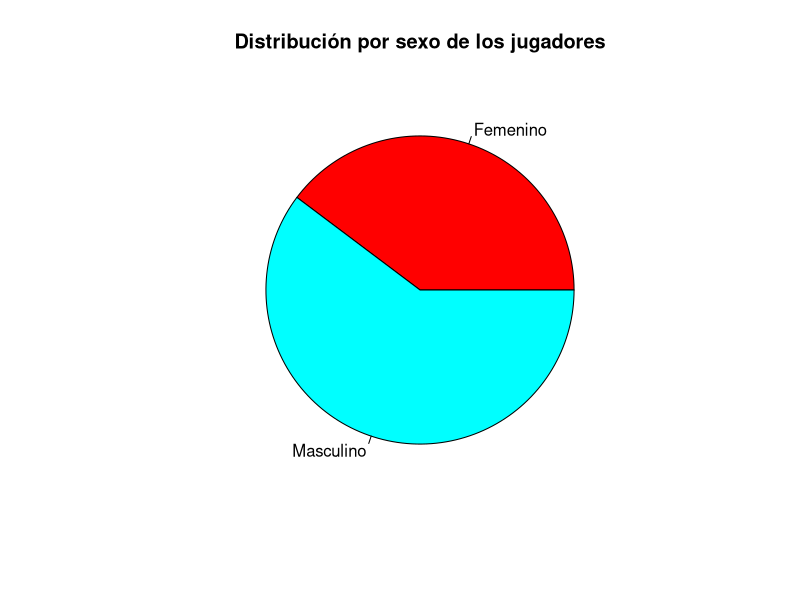
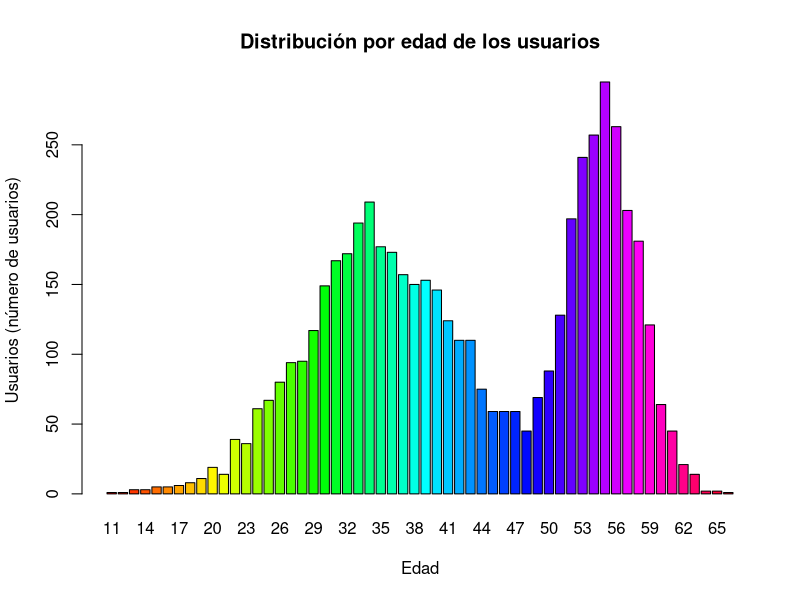
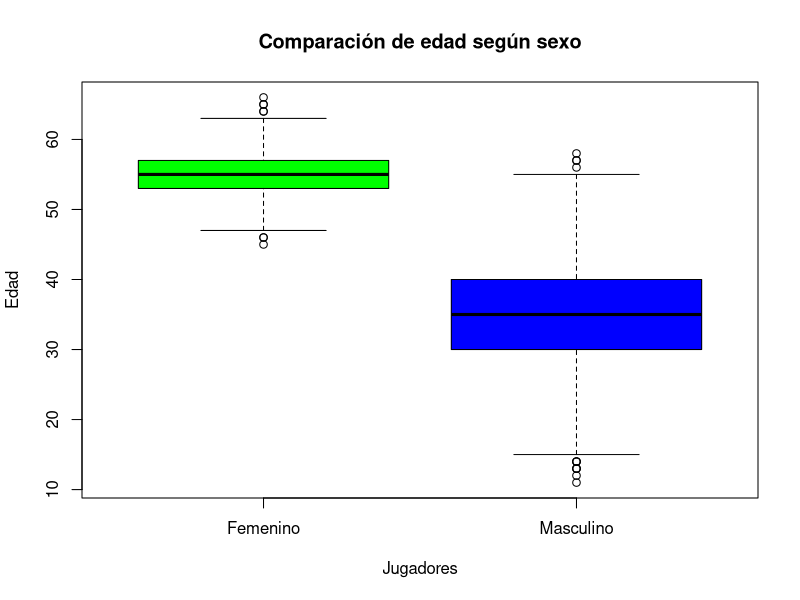
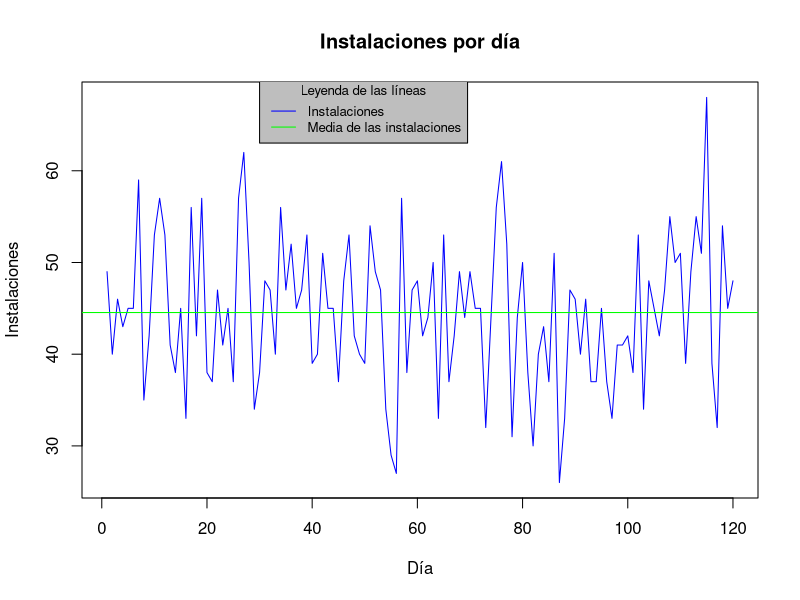
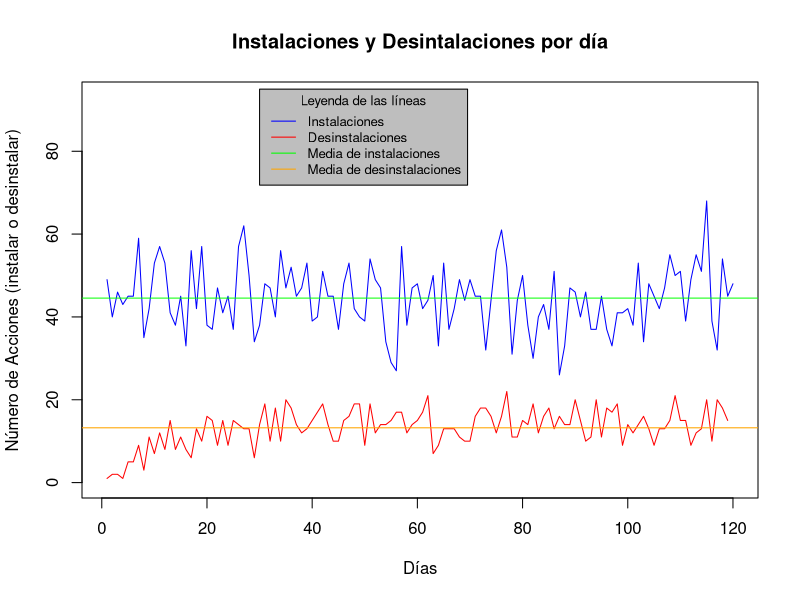
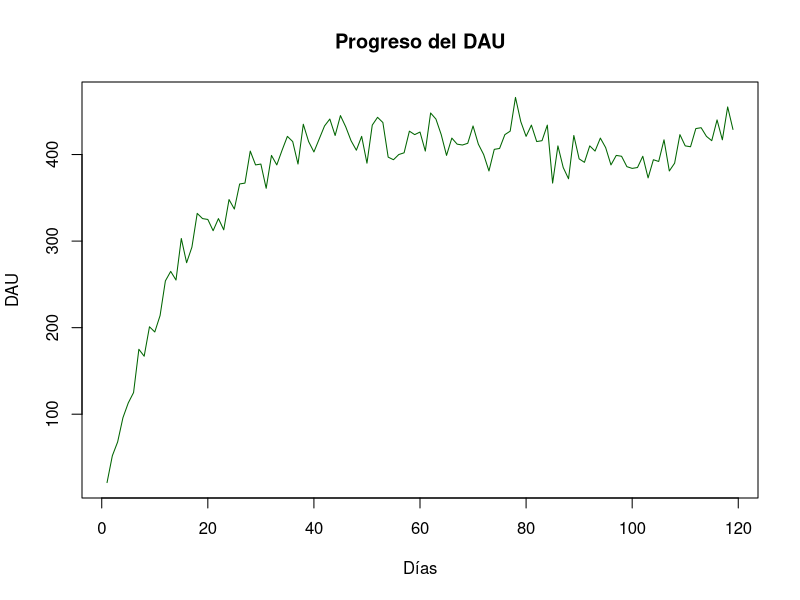
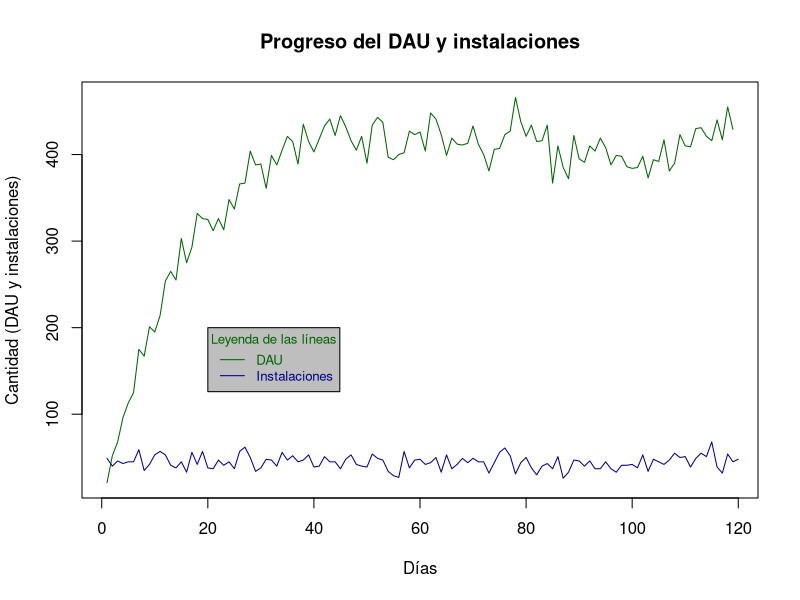
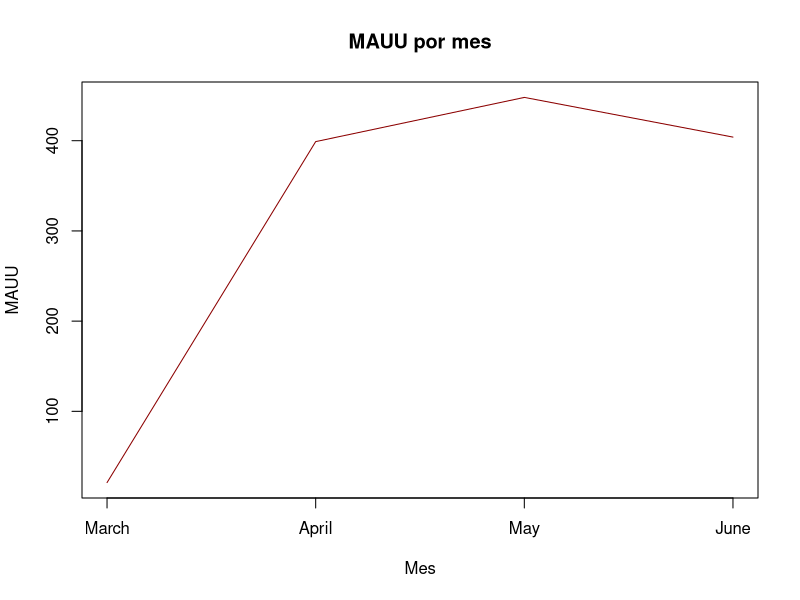

Write R code to recreate these figures, in order.
## ---- chunk 1
library("dplyr")
## ---- chunk 2
library("lubridate")
## ---- chunk 3
library("ggplot2")
## ---- chunk 4

GetTrackinData = function() {
  data = read.csv("tracking.csv", sep = ",", na.strings = "NA")
  colnames(data)[4] = "SessionLenght"
  colnames(data)[5] = "MoneySpent"
  return(data)
}

GetUsersData = function() {
  data = read.csv("users.csv", sep = ",", na.strings = "NA")
  return(data)
}

## ---- chunk 5
GetUniqueUsersOfMonth = function(monthNumericIdentificator, dataStructure) {
  if(monthNumericIdentificator < 1 || monthNumericIdentificator > 12) {
        return(NULL)
  }
  monthDataFrame = dataStructure[month(as.POSIXlt(trackingData$Date, format="%d/%m/%Y")) == monthNumericIdentificator,]
  return (monthDataFrame)
}

RetentionOfTrackingData = function(DS, daysRetention){
  resultRetention = daysRetention
  index = 1

  for (day in daysRetention) {
    #DataFrame con user, dia instalacion y dia a comprovar.
    data_installs = data.frame(UserID=DS[which(DS$Action == "Install"),]$UserID, DateInstall=DS[which(DS$Action == "Install"),]$Date, DateRetention=rep("", nrow(DS[which(DS$Action == "Install"),])), stringsAsFactors=FALSE)
    data_installs[,'DateRetention'] = as_date(as.character(data_installs$DateInstall)) + day

    #DataFrame con user y dia de sesion
    data_sessions = data.frame(UserID=DS[which(DS$Action == "Session"),]$UserID, DateSession=DS[which(DS$Action == "Session"),]$Date)

    #DataFrame con user con instalacion, dia a comprovar y dia de sesion. Tantos registros de usuario por sesiones que existen.
    data_result = merge(data_installs, data_sessions, all.x=TRUE)

    #Calculos
      retention_users = 0
      for (user in unique(data_result$UserID)){

        if(is.element(unique(as.character(data_result[which(data_result$UserID == user),]$DateRetention)),as.character(data_result[which(data_result$UserID == user),]$DateSession))){

            retention_users = retention_users + 1
        }

      }
    resultRetention[index] = retention_users/length(unique(as.character(data_result$UserID)))
    index = index + 1

  }

  return(resultRetention)
}

## ---- chunk 6
  
  trackingData = GetTrackinData();
  daysOfTracking = length(unique(trackingData$Date))

## ---- chunk 7
  
  trackingData = GetTrackinData();
  usersInstalledTheGame = unique(trackingData$UserID[trackingData$Action == "Install"])
  usersInstalledGameAmount = length(usersInstalledTheGame)

## ---- chunk 8

  trackingData = GetTrackinData();
  usersPlayedGame = unique(trackingData$UserID[trackingData$Action == "Session"])
  usersPlayedGameAmount = length(usersPlayedGame)

## ---- chunk 9

  trackingData = GetTrackinData();
  usersUninstalledGame = unique(trackingData$UserID[trackingData$Action == "Uninstall"])
  usersUninstalledGameAmount = length(usersUninstalledGame)

## ---- chunk 10

  trackingData = GetTrackinData();
  temp = trackingData[which(trackingData$Action == "Session"),]
  userSessionFreq = data.frame(table(temp$UserID))
  averageNofSessions = mean(userSessionFreq$Freq)

## ---- chunk 11

  usersData = GetUsersData()
  temp = table(usersData$sex)
  pie(temp, 
      main = "Distribución por sexo de los jugadores", 
      labels = c("Femenino", "Masculino"), 
      col = rainbow(length(temp))
      )
  
## ---- chunk 12
  
  usersData = GetUsersData()
  barplot(table(usersData$age), 
          main = "Distribución por edad de los usuarios", 
          col = rainbow(length(table(usersData$age))),
          ylab = "Usuarios (número de usuarios)",
          xlab = "Edad"
          )
  
## ---- chunk 13
  
  usersData = GetUsersData()
  femaleSegment = usersData[usersData$sex == "F",]
  maleSegment = usersData[usersData$sex == "M",]
  boxplot(femaleSegment$age, maleSegment$age, 
          main = "Comparación de edad según sexo",
          names = c("Femenino", "Masculino"),
          col = c("Green","Blue"),
          ylab = "Edad",
          xlab = "Jugadores"
          )

## ---- chunk 14
  trackingData = GetTrackinData();
  temp = trackingData[trackingData$Action == "Install",]
  installationsPerDay = temp %>% group_by(Date) %>% summarise(Installs = length(Action))
  installsAverage = mean(installationsPerDay$Installs)
## ---- chunk 15
  plot(installationsPerDay$Installs,
       main = "Instalaciones por día",
       ylab = "Instalaciones",
       xlab = "Día",
       type = "l",
       col = "blue"
       )
  abline(h = installsAverage, col = "green")
  legend(x = 30, y = 70,
         legend = c("Instalaciones","Media de las instalaciones"),
         bg = "grey",
         col=c("blue", "green"), 
         lty=1:1, 
         cex=0.8,
         title = "Leyenda de las líneas")
## ---- chunk 16
  trackingData = GetTrackinData();
  
  temp = trackingData[trackingData$Action == "Uninstall",]
  unInstallationsPerDay = temp %>% group_by(Date) %>% summarise(Uninstalls = length(Action))
  uninstallsAverage = mean(unInstallationsPerDay$Uninstalls)

  temp = trackingData[trackingData$Action == "Install",]
  installationsPerDay = temp %>% group_by(Date) %>% summarise(Installs = length(Action))
  installsAverage = mean(installationsPerDay$Installs)

  plot(x = installationsPerDay$Installs,
       main = "Instalaciones y Desintalaciones por día",
       ylab = "Número de Acciones (instalar o desinstalar)",
       xlab = "Días",
       type = "l",
       col = c("blue","red"),
       ylim = c(0,max(installationsPerDay$Installs)+25)
       ) 
  lines(unInstallationsPerDay$Uninstalls,
        type = "l",
        col = "red"
        ) 
  abline(h = installsAverage, col = "green")
  abline(h = uninstallsAverage, col = "orange")
  legend(x = 30, y = 95,
         legend = c("Instalaciones","Desinstalaciones", "Media de instalaciones","Media de desinstalaciones"),
         bg = "grey",
         col=c("blue", "red", "green", "orange"), 
         lty=1:1, 
         cex=0.8,
         title = "Leyenda de las líneas")
## ---- chunk 17
  trackingData = GetTrackinData();

  dtemp = as.Date(trackingData$Date)
  trackingData$Date = NULL;
  trackingData$Date = dtemp;

  trackingDataOnlySesions = trackingData[trackingData$Action == "Session",]

  sesionsPerDay = as.numeric(table(trackingDataOnlySesions$Date))

  sesionsPerDayWithMonth = as.data.frame(sesionsPerDay)
  sesionsPerDayWithMonth$Month = month(as.POSIXlt(unique( trackingDataOnlySesions$Date), format="%d/%m/%Y"))

  plot(sesionsPerDay,
     type = "l",
     xlab = "Días", 
     ylab = "DAU",
     main = "Progreso del DAU",
     col = "dark green")
## ---- chunk 18
  plot(sesionsPerDay,type = "l",
     xlab = "Días", 
     ylab = "Cantidad (DAU y instalaciones)",
     col = "dark green", 
     main = "Progreso del DAU y instalaciones")
  lines(installationsPerDay, col= "dark blue" )
  legend (x = 20, y = 200,
        legend = c ("DAU" , "Instalaciones"), 
        bg = "grey",
        col = c("dark green", "dark blue"),
        text.col = c("dark green","dark blue"),
        lty=1:1, 
        cex=0.8,
        title = "Leyenda de las líneas")
## ---- chunk 19
  
  #trackingData = GetTrackinData()

  monthsOfAnalisis = unique(month(as.POSIXlt(trackingData$Date, format="%d/%m/%Y")))
  trackingData$Month = month(as.POSIXlt(trackingData$Date, format="%d/%m/%Y"))
  monthsOfAnalisisName = unique(months(trackingData$Date))
  
  maus = rep(1,length(monthsOfAnalisis))
  iterationIndex = 0
  # Iteramos por cada uno de los meses del analisis
  for(mth in monthsOfAnalisis) {
    iterationIndex = iterationIndex + 1
    monthDataFrame = GetUniqueUsersOfMonth(mth,trackingData)
    monthDataFrameOnlySesions = monthDataFrame[monthDataFrame$Action == "Session",]
    # cojemos de el data frame del mes la cantidad de entradas
    activeUsersOfMonth = as.numeric(table(monthDataFrameOnlySesions$Date)  )
    maus[iterationIndex] = activeUsersOfMonth
  }

  plot (maus, 
      type = "l",
      xlab = "Mes",
      ylab = "MAUU",
      xaxt="n", 
      col = "dark red",
      main = "MAUU por mes")
  axis(side = 1,
       at = c(1,2,3,4),
       labels = monthsOfAnalisisName)
## ---- chunk 20
  
  # Primero debemos saber el DAU --> Ya lo sabemos
  # Y despues conocer el MAUU del mes --> Ya lo tenemos

  #maus                # el mauu de cada mes
  #sesionsPerDayWithMonth       # BASICAMENTE EL DAU DE CADA DIA junto con el mes del cual sale
  #monthsOfAnalisis
  
  # separate the sesions per each month
  sesionsOfFirstMonth = sesionsPerDayWithMonth[sesionsPerDayWithMonth$Month == monthsOfAnalisis[1],]
  sesionsSecondMonth = sesionsPerDayWithMonth[sesionsPerDayWithMonth$Month == monthsOfAnalisis[2],]
  sesionsThirdMonth = sesionsPerDayWithMonth[sesionsPerDayWithMonth$Month == monthsOfAnalisis[3],]
  sesionsForthMonth = sesionsPerDayWithMonth[sesionsPerDayWithMonth$Month == monthsOfAnalisis[4],]
  
  # Get for each day the relatio between the sesions / MAUU of the month of the day
  # first month sesions
  
  dauMauuFirstMonth = sesionsOfFirstMonth$sesionsPerDay / maus[1]
  dauMauuSecondMonth = sesionsSecondMonth$sesionsPerDay / maus[2]
  dauMauuThirdMonth = sesionsThirdMonth$sesionsPerDay / maus[3]
  dauMauuForthMonth = sesionsForthMonth$sesionsPerDay / maus[4]
  
  dauMauuAglomerated = c(dauMauuFirstMonth,dauMauuSecondMonth, dauMauuThirdMonth, dauMauuForthMonth)
  
  plot(dauMauuAglomerated)

## ---- chunk 21
  
  # no estoy seguro de si es esto lo que pide
  averageDauMaus = rep(-1,length(monthsOfAnalisis))
  averageDauMaus[1] = mean(dauMauuAglomerated[1])
  averageDauMaus[2] = mean(dauMauuAglomerated[2])
  averageDauMaus[3] = mean(dauMauuAglomerated[3])
  averageDauMaus[4] = mean(dauMauuAglomerated[4])
  
  averageDauMaus
  plot(averageDauMaus)
  
  # o esto (media de los dau de un mes partido el mauu de este)
  averageDaus = rep(-1,length(monthsOfAnalisis))
  averageDaus[1] = mean(sesionsOfFirstMonth$sesionsPerDay)
  averageDaus[2] = mean(sesionsSecondMonth$sesionsPerDay)
  averageDaus[3] = mean(sesionsThirdMonth$sesionsPerDay)
  averageDaus[4] = mean(sesionsForthMonth$sesionsPerDay)
  
  averageDauMauPerMonth = averageDaus / maus
  averageDauMauPerMonth
  
  plot(averageDauMauPerMonth,
       xlab = "Months",
       ylab = "Average DAU/MAUU per month",
       type ="l",
       col = "blue")
  
## ---- chunk 22
  trackingData = GetTrackinData()
  temp = trackingData[which(trackingData$Action == "Session"),]
  userSessionFreq = data.frame(table(temp$UserID))
  averageNofSessions = mean(userSessionFreq$Freq)
  
  boxplot(userSessionFreq$Freq, 
          main = "Sesiones por usuario",
          names = c("Sesiones"),
          col = c("Green"),
          ylab = "Cantidad",
          xlab = "Sesiones"
          )
## ---- chunk 23
  
  trackingData = GetTrackinData()
  temp = trackingData[which(trackingData$Action == "Session"),]
  userSessionsAverage = data.frame(summarise(group_by(temp,UserID), TimeSession = mean(SessionLenght)))
  userSessionsAverageSD = data.frame(summarise(group_by(temp,UserID), TimeSession = sd(SessionLenght)))
  AvgTimeSpent = mean(userSessionsAverage$TimeSession)
  AvgStandarDeviation = mean(userSessionsAverageSD$TimeSession)
  
  barplot(table(userSessionsAverage$TimeSession), 
          main = "Distribución por edad de los usuarios", 
          col = rainbow(length(table(userSessionsAverage$TimeSession))),
          ylab = "Usuarios (número de usuarios)",
          xlab = "Edad"
          )
  
## ---- chunk 24
#Descomentar y borrar el código activo
#Retention = RetentionOfTrackingData(GetTrackinData(), c(1,7,14,30))
Retention = c(1,7,14,30)
## ---- chunk 25

  trackingData = GetTrackinData()
  temp = trackingData[which(trackingData$Action == "Install"),]
  usersDateInstalledTheGame = data.frame(UserID=temp$UserID, DateInstall=temp$Date)

  temp = trackingData[which(trackingData$Action == "Uninstall"),]
  usersDateUninstalledTheGame = data.frame(UserID=temp$UserID, DateUnistall=temp$Date)

  usersDatesLifeTime = merge(usersDateInstalledTheGame,usersDateUninstalledTheGame, all.y=TRUE)

  usersDatesLifeTime = data.frame(usersDatesLifeTime,LifeTime=as_date(as.character(usersDatesLifeTime$DateUnistall)) - as_date(as.character(usersDatesLifeTime$DateInstall)))

  LT_average = mean(usersDatesLifeTime$LifeTime)

## ---- chunk 26
  
  trackingData = GetTrackinData()
  temp = trackingData[which(trackingData$Action == "Session"),]
  usersDateSessionsMoneySpent = data.frame(UserID=temp$UserID, Date=temp$Date, Money=temp$MoneySpent, DateMonth=month(as.POSIXlt(temp$Date, format="%Y-%m-%d")))
  
  group_days = summarise(group_by(usersDateSessionsMoneySpent,Date),Revenue=sum(Money))

  plot(group_days,
     xlab = "Días",
     ylab = "Ingresos",
     xlim = c(0,120),
     ylim = c(0,max(group_days$Revenue)),
     type ="h",
     col = "blue",
     )
  
  boxplot(group_days$Revenue, 
          main = "Ingresos por día",
          names = c("Días"),
          col = c("Green"),
          ylab = "Ingresos",
          xlab = "Días"
          )

## ---- chunk 27
  
  group_months =summarise(group_by(usersDateSessionsMoneySpent,DateMonth), Revenue=sum(Money))
  
  plot(group_months,
     xlab = "Meses",
     ylab = "Ingresos",
     ylim = c(min(group_months$Revenue),max(group_months$Revenue)),
     type ="l",
     col = "blue",
     xaxt='n',
     )
  axis(side = 1,
       at = c(3,4,5,6),
       labels = c(group_months$DateMonth)
       )

  
  boxplot(group_months$Revenue, 
          main = "Ingresos por mes",
          names = c("Meses"),
          col = c("Green"),
          ylab = "Ingresos",
          xlab = "Meses"
          )
## ---- chunk 28
  revenue = sum(usersDateSessionsMoneySpent$Money)
## ---- chunk 29

  trackingData = GetTrackinData()
  usersData = GetUsersData()
  temp = trackingData[which(trackingData$Action == "Session"),]
  usersMoneySpent = data.frame(UserID=temp$UserID, Money=temp$MoneySpent)
  usersMoneySpent = usersMoneySpent[usersMoneySpent$Money>0,]
  usersMoneySpent = data.frame(summarise(group_by(usersMoneySpent,UserID), Revenue=sum(Money)))
  
  CR = nrow(usersMoneySpent)/nrow(usersData)
  
## ---- chunk 30

  trackingData = GetTrackinData()
  usersData = GetUsersData()  
  temp = trackingData[which(trackingData$Action == "Session"),]
  usersMoneySpent = data.frame(UserID=temp$UserID, Money=temp$MoneySpent)
  usersMoneySpent = usersMoneySpent[usersMoneySpent$Money>0,]
  usersMoneySpent = data.frame(summarise(group_by(usersMoneySpent,UserID), Revenue=sum(Money)))

  TotalRevenue = sum(usersMoneySpent$Revenue) 
  Users = nrow(data.frame(summarise(group_by(usersData, UserID))))
  PayUsers = nrow(usersMoneySpent)

  ARPU = TotalRevenue/Users
  ARPPU = TotalRevenue/PayUsers

## ---- chunk 31
  
  trackingData = GetTrackinData()
  temp = trackingData[which(trackingData$Action == "Uninstall"),]
  usersChurn = data.frame(UserID=temp$UserID)
  
  temp = trackingData[which(trackingData$Action == "Session"),]
  usersMoneySpent = data.frame(UserID=temp$UserID, Money=temp$MoneySpent)
  usersMoneySpent = data.frame(summarise(group_by(usersMoneySpent,UserID), Revenue=sum(Money)))
  
  usersLTV = merge(usersChurn,usersMoneySpent, all.x=TRUE)
  usersLTV[is.na(usersLTV$Revenue),'Revenue'] = 0
  
  boxplot(usersLTV$Revenue, 
          main = "LTV",
          names = c("Usuarios"),
          col = c("Green"),
          ylab = "Ingresos",
          xlab = "Usuarios"
          )
## ---- chunk 32
  LTV = mean(usersLTV$Revenue)
## ---- chunk 33
  trackingData = GetTrackinData()
  temp = trackingData[which(trackingData$Action == "Install"),]
  dates = unique(as.character(temp$Date))
  
  retentionsA= rep(0, length(dates))
  retentionsB = rep(0, length(dates))
  index = 1
  for(date in dates){
      users = data.frame(UserID=as.character(temp[temp$Action == "Install" & as.character(temp$Date) == as.character(date),]$UserID))
      
      usersA = c(as.character(users[which(grepl("ID1" , users$UserID)),]))
      usersB = c(as.character(users[which(grepl("ID2" , users$UserID)),]))
     
      resultA = trackingData[which(is.element(as.character(trackingData$UserID), usersA)),]
      resultB = trackingData[which(is.element(as.character(trackingData$UserID), usersB)),]
    
      retentionsA[index]=RetentionOfTrackingData(resultA, c(14))
      retentionsB[index]=RetentionOfTrackingData(resultB, c(14))
      
      index=index+1
  }
  
  #Fix values sin retención
  retentionsA = retentionsA[1:105]
  retentionsB = retentionsB[1:105]
  
## ---- chunk 34
#
trackingData = GetTrackinData()

temp = trackingData[which(trackingData$Action == "Session"),]

UsuariosVersion1 <- temp[which(grepl("ID1" , temp$UserID)),]
UsuariosVersion2 <- temp[which(grepl("ID2" , temp$UserID)),]

MG1 <- summarise(group_by(UsuariosVersion1, UserID), mean(SessionLenght))
MG2 <- summarise(group_by(UsuariosVersion2, UserID), mean(SessionLenght))

mean(MG1$`mean(SessionLenght)`)
mean(MG2$`mean(SessionLenght)`)

SDMG1 <- sd(UsuariosVersion1$SessionLenght)
SDMG2 <- sd(UsuariosVersion2$SessionLenght)


n1.1 <- length(UsuariosVersion1$SessionLenght)
n2.2 <- length(UsuariosVersion2$SessionLenght)

df2 <- (n1.1 + n2.2) - 2

q2 <- qnorm(0.05, lower.tail = FALSE)

s2 <- sqrt((((22207 * 8281) + (22065 * 3600)) / 44270)) 

zobs2 <- ((93.713) / (s2 * (sqrt(1/n1.1 + 1/n2.2))))

pnorm(zobs2, lower.tail = FALSE)

## ---- chunk 35

library(ggplot2)

# A) sex                                 --> Encontrado directamene en la base de datos  
# B) age                                 --> Encontrado directamenete en la base de datos
# C) average playing time per sesion
# D) amount spent by the user
# E) amount spent by the user respect the number of sesions
# F) number of sesions of the user

  usersData = GetUsersData()
  trackingData = GetTrackinData()
  
  usersSex  = rep(-1,length(usersData$UserID))
  averagePlayingTimePerSesion = rep(-1,length(usersData$UserID))  # tiempo medio de juego por sesion 
  moneySpent = rep(-1,length(usersData$UserID))                   # dinero gastado por cada usuario
  numberOfSesions = rep(-1,length(usersData$UserID))              # sesiones por usuario
  moneyPerSesion = rep(-1,length(usersData$UserID))               # money spent / sesions
  
  counter = 1
  for (user in usersData$UserID) {
    
    # Busca todos los eventos relacionados con el usuario en cuestion
    userExtractedData = trackingData[trackingData$UserID == user,]
    userExtractedData = userExtractedData[userExtractedData$Action == "Session",]
    
    # B) Sex of user ---------------------------------------------------------------------
    if (usersData[usersData$UserID == user,]$sex == "M")
      usersSex[counter] = -1   # Male
    else 
      usersSex[counter] = 1   # Female
    
    # C) average playing time per sesion of each user ------------------------------------
    sesionsLenght = as.numeric( userExtractedData[userExtractedData$UserID == user,]$SessionLenght )
    averagePlayingTimePerSesion[counter] = mean(sesionsLenght)
    
    # F) number of sesions of the user ---------------------------------------------------
    sesionsAmount = length(sesionsLenght)
    numberOfSesions[counter] = sesionsAmount
    
    # D) amount spent by the user ---------------------------------------------------------
    money = sum( userExtractedData[userExtractedData$UserID == user,]$MoneySpent , na.rm = TRUE)
    moneySpent[counter] = money
    
    # E) amount spent by the user respect the number of sesions ---------------------------
    moneySpentPerSesion = money / sesionsAmount
    moneyPerSesion[counter] = moneySpentPerSesion

    # Aumentamos el counter 
    counter = counter + 1
  }
  
  # unifica los datos encontrados en un solo data frame
  usersAglomeratedData = data.frame( as.numeric(usersData$age))
  usersAglomeratedData$Sex = factor(  usersSex)
  usersAglomeratedData$NumberOfSesions = as.numeric(  numberOfSesions)
  usersAglomeratedData$averageSesionTime = averagePlayingTimePerSesion
  usersAglomeratedData$MoneySpent =  moneySpent 
  usersAglomeratedData$MoneySpentPerSesion = moneyPerSesion
  
  # Limpieza 
  usersAglomeratedData = usersAglomeratedData[usersAglomeratedData$NumberOfSesions != 0,]
  colnames(usersAglomeratedData) = c("Age", 
                                     "Sex", 
                                     "Nº Sesions", 
                                     "Average Session Time", 
                                     "Money spent" , 
                                     "Money spent per Session")
  
  # CLUSTERING ---------------------------------------------------------------------
  CalculateClusteringWIthKmeans = function (inputData,kValue, nStart) 
  {
    result <- kmeans(inputData,centers = kValue, nstart = nStart)
    return(result) 
  }
  
  resultKTwo = CalculateClusteringWIthKmeans(usersAglomeratedData,2,50)
  resultKThree = CalculateClusteringWIthKmeans(usersAglomeratedData,3,50)
  resultKTen = CalculateClusteringWIthKmeans(usersAglomeratedData,10,50)
  
  resultKTwo
  
  
  # FALTA HACER LOS PLOTS Y LOS COMENTARIOS 
  
  
